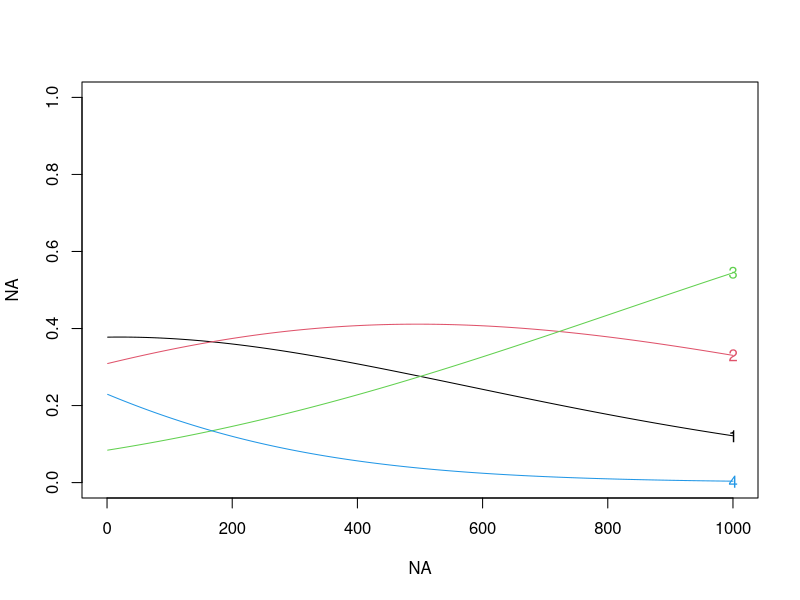
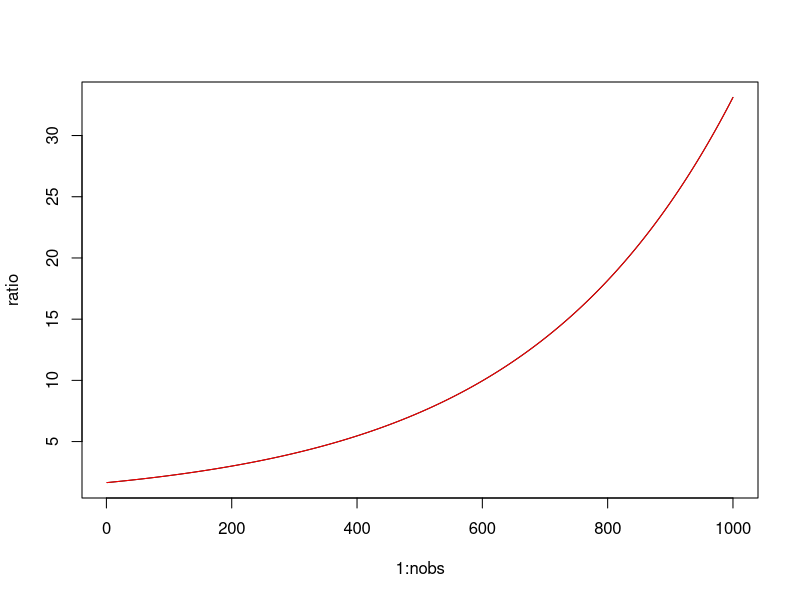

Write R code to recreate these figures, in order.
rm(list=ls(all=TRUE))

ncomm=4
betas=data.frame(b0=c(1,1,0),b1=c(0.5,0.7,1))
nobs=1000
seq1=seq(from=-1,to=5,length.out=nobs)
xmat=cbind(1,seq1)

lomega=matrix(NA,nobs,ncomm-1)
for (i in 1:(ncomm-1)){
  betas1=as.numeric(betas[i,])
  lomega[,i]=xmat%*%betas1
}
omega=cbind(exp(lomega),1)
soma=rowSums(omega)
theta=omega/matrix(soma,nobs,ncomm)

plot(NA,NA,xlim=c(0,nobs),ylim=c(0,1))
for (i in 1:ncomm){
  lines(1:nobs,theta[,i],col=i)
  text(nobs,theta[nobs,i],col=i,i)
}

#interpretation of coefficients is difficult but response curves will generally be meaningful
#comm 1: should increase with x but actually decreases
#comm 2: should increase with x but actually increases and then decreases

#b0j and b1j have to do with the log-odds of group j relative to the baseline group
ratio=theta[,1]/theta[,4]
eqt=exp(betas$b0[1]+betas$b1[1]*seq1)
plot(1:nobs,ratio,type='l')
lines(1:nobs,eqt,col='red')